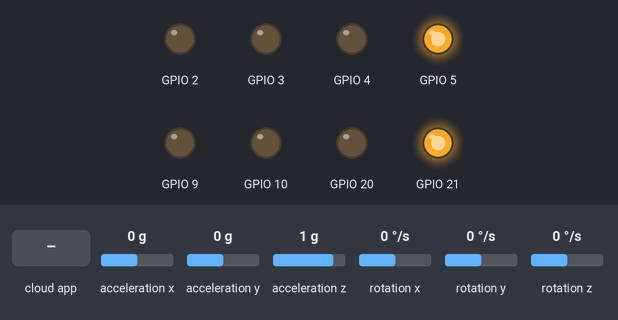
A program run on a simulated ESP32-C3. On the bench: output pins drawn as LEDs (lit = HIGH). Wiring (inferred from the names in the program): MPU-6050 motion sensor at I2C address 0x68. Inputs (shaded band) come from the test bench; at power-on: acceleration z 1 g, rotation z 0 °/s, acceleration x 0 g, acceleration y 0 g, rotation x 0 °/s, rotation y 0 °/s. The RemoteXY app is connected.

Above: at 2.4 s.
2.5 s: the phone or cloud app sets jx1 to 100
At 3.23 s:
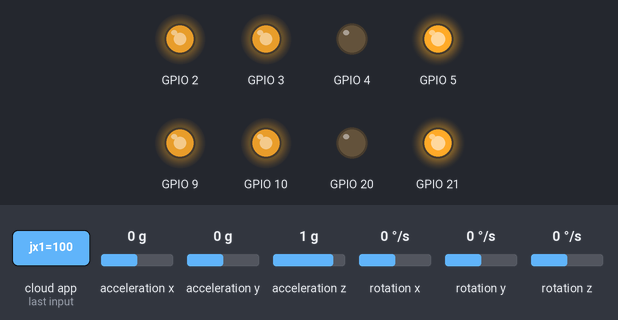
5.5 s: acceleration z set to 0 g
8.5 s: the phone or cloud app sets jx2 to 100
At 9.42 s:
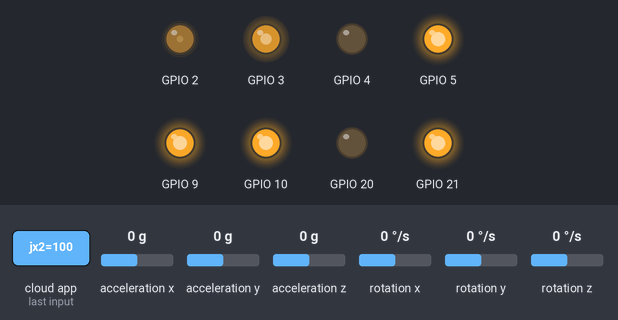
11.5 s: the phone or cloud app sets jy1 to 100
14.5 s: the phone or cloud app sets jy2 to 100
At 16.57 s:
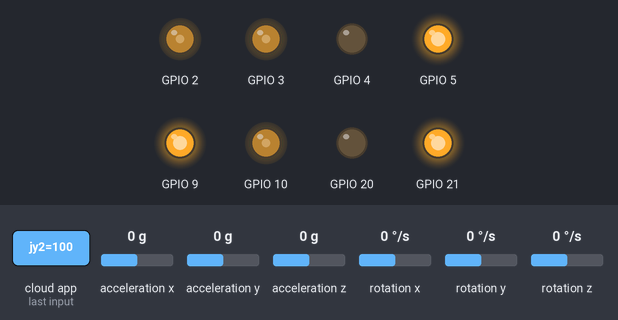
17.5 s: rotation z set to 192 °/s
At 19.94 s:
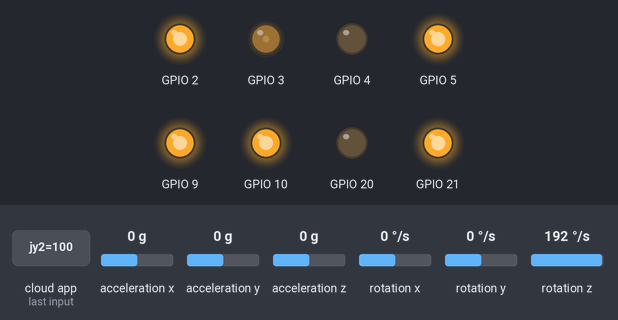
Timing chart, 0 to 23.4 s (numbered marks = the images above; inputs shaded):
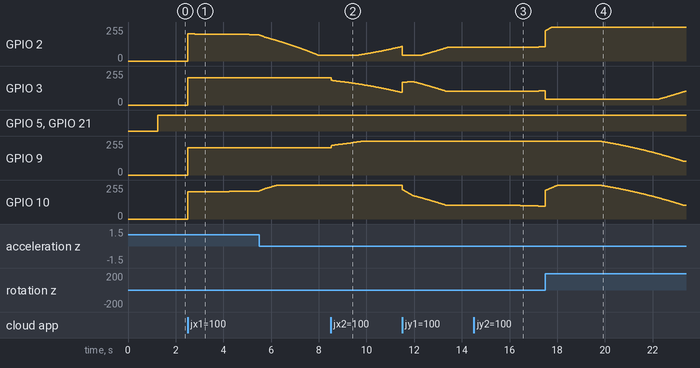

Measured:
- after the input at 2.5 s, GPIO 2: 0/255 → 203/255 at once, → 202/255 0.28 s later, → 201/255 0.67 s later, → 200/255 0.59 s later, … (6 changes in this stretch); GPIO 3: 0/255 → 204/255 at once; GPIO 9: 0/255 → 203/255 at once; GPIO 10: moves from 0/255 to 209/255 over 2.7 s, starting at once
- after the input at 8.5 s, GPIO 2: moves from 43/255 to 109/255 over 1.9 s, starting after 1.1 s; GPIO 3: moves from 204/255 to 94/255 over 3.0 s, starting at once
- after the input at 14.5 s, GPIO 2, GPIO 3: moves from 102/255 to 108/255 over 0.69 s, starting after 2.3 s; GPIO 10: moves from 102/255 to 95/255 over 0.96 s, starting after 2.0 s
- after the input at 17.5 s, GPIO 9: moves from 254/255 to 102/255 over 3.5 s, starting after 2.3 s

The program:

main.cpp
```cpp
#include <Arduino.h>

#include <Wire.h>
#define REMOTEXY_MODE__ESP32CORE_BLE


#include <motor_TB.h>
c_motor_TB motor1,motor2,motor3,motor4;
#include <BLEDevice.h>
// RemoteXY connection settings
#define REMOTEXY_BLUETOOTH_NAME "RemoteXY"


#include <RemoteXY.h>

// RemoteXY GUI configuration
#pragma pack(push, 1)
uint8_t RemoteXY_CONF[] =   // 38 bytes
  { 255,4,0,0,0,31,0,19,0,0,0,0,31,1,106,200,1,1,2,0,
  5,23,10,60,60,32,2,6,31,5,24,128,60,60,32,2,26,31 };

// this structure defines all the variables and events of your control interface
struct {

    // input variables
  int8_t jx1; // from -100 to 100
  int8_t jy1; // from -100 to 100
  int8_t jx2; // from -100 to 100
  int8_t jy2; // from -100 to 100

    // other variable
  uint8_t connect_flag;  // =1 if wire connected, else =0

} RemoteXY;
#pragma pack(pop)


// IMU calibration values - UPDATE THESE WITH YOUR CALIBRATED VALUES
volatile float RatePitch, RateRoll, RateYaw;
float RateCalibrationPitch = -0.04;   // UPDATE WITH YOUR VALUES
float RateCalibrationRoll = 0.02;     // UPDATE WITH YOUR VALUES
float RateCalibrationYaw = 0.02;      // UPDATE WITH YOUR VALUES
float AccXCalibration = 0.01;         // UPDATE WITH YOUR VALUES
float AccYCalibration = -0.01;        // UPDATE WITH YOUR VALUES
float AccZCalibration = -0.00;        // UPDATE WITH YOUR VALUES

// PID tuning parameters
int ESCfreq = 500;
float PAngleRoll = 2;
float PAnglePitch = PAngleRoll;
float IAngleRoll = 0.5;
float IAnglePitch = IAngleRoll;
float DAngleRoll = 0.007;
float DAnglePitch = DAngleRoll;

float PRateRoll = 0.625;
float IRateRoll = 2.1;
float DRateRoll = 0.0088;
float PRatePitch = PRateRoll;
float IRatePitch = IRateRoll;
float DRatePitch = DRateRoll;
float PRateYaw = 4;
float IRateYaw = 3;
float DRateYaw = 0;

// Timing control
uint32_t LoopTimer;
float t = 0.004;  // time cycle (250Hz)


/*const int mot1_pin = 13;
const int mot2_pin = 12;
const int mot3_pin = 14;
const int mot4_pin = 27;*/

// RC receiver variables
volatile uint32_t current_time;
volatile uint32_t last_channel_1 = 0;
volatile uint32_t last_channel_2 = 0;
volatile uint32_t last_channel_3 = 0;
volatile uint32_t last_channel_4 = 0;
volatile uint32_t last_channel_5 = 0;
volatile uint32_t last_channel_6 = 0;
volatile uint32_t timer_1;
volatile uint32_t timer_2;
volatile uint32_t timer_3;
volatile uint32_t timer_4;
volatile uint32_t timer_5;
volatile uint32_t timer_6;
volatile int ReceiverValue[6];


// PID variables
volatile float PtermRoll, ItermRoll, DtermRoll, PIDOutputRoll;
volatile float PtermPitch, ItermPitch, DtermPitch, PIDOutputPitch;
volatile float PtermYaw, ItermYaw, DtermYaw, PIDOutputYaw;
volatile float KalmanGainPitch, KalmanGainRoll;

int ThrottleIdle = 1170;
int ThrottleCutOff = 1000;

volatile float DesiredRateRoll, DesiredRatePitch, DesiredRateYaw;
volatile float ErrorRateRoll, ErrorRatePitch, ErrorRateYaw;
volatile float InputRoll, InputThrottle, InputPitch, InputYaw;
volatile float PrevErrorRateRoll, PrevErrorRatePitch, PrevErrorRateYaw;
volatile float PrevItermRateRoll, PrevItermRatePitch, PrevItermRateYaw;
volatile float PIDReturn[] = {0, 0, 0};

// Kalman filter variables
volatile float AccX, AccY, AccZ;
volatile float AngleRoll, AnglePitch;
volatile float KalmanAngleRoll = 0, KalmanUncertaintyAngleRoll = 2 * 2;
volatile float KalmanAnglePitch = 0, KalmanUncertaintyAnglePitch = 2 * 2;
volatile float Kalman1DOutput[] = {0, 0};
volatile float DesiredAngleRoll, DesiredAnglePitch;
volatile float ErrorAngleRoll, ErrorAnglePitch;
volatile float PrevErrorAngleRoll, PrevErrorAnglePitch;
volatile float PrevItermAngleRoll, PrevItermAnglePitch;

// Complementary filter variables
float complementaryAngleRoll = 0.0f;
float complementaryAnglePitch = 0.0f;

// Motor output variables
volatile float MotorInput1, MotorInput2, MotorInput3, MotorInput4;

// Kalman function for control position and shit idk read the wiki
void kalman_1d(float KalmanState, float KalmanUncertainty, float KalmanInput, float KalmanMeasurement) {
  KalmanState = KalmanState + (t * KalmanInput);
  KalmanUncertainty = KalmanUncertainty + (t * t * 4 * 4); // here 4 is the variance of IMU i.e 4 deg/s
  float KalmanGain = KalmanUncertainty * 1 / (1 * KalmanUncertainty + 3 * 3); // std deviation of error is 3 deg
  KalmanState = KalmanState + KalmanGain * (KalmanMeasurement - KalmanState);
  KalmanUncertainty = (1 - KalmanGain) * KalmanUncertainty;
  Kalman1DOutput[0] = KalmanState;
  Kalman1DOutput[1] = KalmanUncertainty;
}
//what rear IMU signals
void gyro_signals(void) {
  Wire.beginTransmission(0x68);
  Wire.write(0x1A);
  Wire.write(0x03);
  Wire.endTransmission();

  Wire.beginTransmission(0x68);
  Wire.write(0x1C);
  Wire.write(0x10);
  Wire.endTransmission();

  Wire.beginTransmission(0x68);
  Wire.write(0x3B);
  Wire.endTransmission();

  Wire.requestFrom(0x68, 6);
  int16_t AccXLSB = Wire.read() << 8 | Wire.read();
  int16_t AccYLSB = Wire.read() << 8 | Wire.read();
  int16_t AccZLSB = Wire.read() << 8 | Wire.read();

  Wire.beginTransmission(0x68);
  Wire.write(0x1B);
  Wire.write(0x8);
  Wire.endTransmission();

  Wire.beginTransmission(0x68);
  Wire.write(0x43);
  Wire.endTransmission();

  Wire.requestFrom(0x68, 6);
  int16_t GyroX = Wire.read() << 8 | Wire.read();
  int16_t GyroY = Wire.read() << 8 | Wire.read();
  int16_t GyroZ = Wire.read() << 8 | Wire.read();

  RateRoll = (float)GyroX / 65.5;
  RatePitch = (float)GyroY / 65.5;
  RateYaw = (float)GyroZ / 65.5;

  AccX = (float)AccXLSB / 4096;
  AccY = (float)AccYLSB / 4096;
  AccZ = (float)AccZLSB / 4096;

  AngleRoll = atan(AccY / sqrt(AccX * AccX + AccZ * AccZ)) * 57.29;
  AnglePitch = -atan(AccX / sqrt(AccY * AccY + AccZ * AccZ)) * 57.29;
}
//PID
void pid_equation(float Error, float P, float I, float D, float PrevError, float PrevIterm) {
  float Pterm = P * Error;
  float Iterm = PrevIterm + (I * (Error + PrevError) * (t / 2));

  if (Iterm > 400) {
    Iterm = 400;
  } else if (Iterm < -400) {
    Iterm = -400;
  }

  float Dterm = D * ((Error - PrevError) / t);
  float PIDOutput = Pterm + Iterm + Dterm;

  if (PIDOutput > 400) {
    PIDOutput = 400;
  } else if (PIDOutput < -400) {
    PIDOutput = -400;
  }

  PIDReturn[0] = PIDOutput;
  PIDReturn[1] = Error;
  PIDReturn[2] = Iterm;
}
void setup(){
  RemoteXY_Init ();

  Wire.setClock(400000);
  Wire.begin();
  delay(250);

  // MPU6050 initialization
  Wire.beginTransmission(0x68);
  Wire.write(0x6B);
  Wire.write(0x00);
  Wire.endTransmission();

  // PWM initialization for ESCs


  delay(1000);
  /// settting motors and shit type shii
  motor1.setPins(21,20,10,1);
  motor2.setPins(21,20,9,1);
  motor3.setPins(4,5,2,0);
  motor4.setPins(4,5,3,0);


  // Initialize loop timer
  LoopTimer = micros();
}
void loop(void) {
  RemoteXY_Handler ();
  ReceiverValue[0] = map(RemoteXY.jy2 /*roll*/, -100, 100, 1000, 2000);    // Roll
  ReceiverValue[1] = map(RemoteXY.jx2/*pitch*/, -100, 100, 1000, 2000);   // Pitch
  ReceiverValue[2] = map(RemoteXY.jx1/*throttle*/, 0, 100, 1000, 2000);   // Throttle
  ReceiverValue[3] = map(RemoteXY.jy1/*yaw*/, -100, 100, 1000, 2000);     // Yaw

  // Read IMU data
  Wire.beginTransmission(0x68);
  Wire.write(0x1A);
  Wire.write(0x05);
  Wire.endTransmission();

  Wire.beginTransmission(0x68);
  Wire.write(0x1C);
  Wire.write(0x10);
  Wire.endTransmission();

  Wire.beginTransmission(0x68);
  Wire.write(0x3B);
  Wire.endTransmission();

  Wire.requestFrom(0x68, 6);
  int16_t AccXLSB = Wire.read() << 8 | Wire.read();
  int16_t AccYLSB = Wire.read() << 8 | Wire.read();
  int16_t AccZLSB = Wire.read() << 8 | Wire.read();

  Wire.beginTransmission(0x68);
  Wire.write(0x1B);
  Wire.write(0x8);
  Wire.endTransmission();

  Wire.beginTransmission(0x68);
  Wire.write(0x43);
  Wire.endTransmission();

  Wire.requestFrom(0x68, 6);
  int16_t GyroX = Wire.read() << 8 | Wire.read();
  int16_t GyroY = Wire.read() << 8 | Wire.read();
  int16_t GyroZ = Wire.read() << 8 | Wire.read();

  RateRoll = (float)GyroX / 65.5;
  RatePitch = (float)GyroY / 65.5;
  RateYaw = (float)GyroZ / 65.5;

  AccX = (float)AccXLSB / 4096;
  AccY = (float)AccYLSB / 4096;
  AccZ = (float)AccZLSB / 4096;

  // Apply calibration
  RateRoll -= RateCalibrationRoll;
  RatePitch -= RateCalibrationPitch;
  RateYaw -= RateCalibrationYaw;

  AccX -= AccXCalibration;
  AccY -= AccYCalibration;
  AccZ -= AccZCalibration;

  // Calculate angles from accelerometer
  AngleRoll = atan(AccY / sqrt(AccX * AccX + AccZ * AccZ)) * 57.29;
  AnglePitch = -atan(AccX / sqrt(AccY * AccY + AccZ * AccZ)) * 57.29;

  // Apply complementary filter
  complementaryAngleRoll = 0.991 * (complementaryAngleRoll + RateRoll * t) + 0.009 * AngleRoll;
  complementaryAnglePitch = 0.991 * (complementaryAnglePitch + RatePitch * t) + 0.009 * AnglePitch;

  // Clamp angles to ±20 degrees
  complementaryAngleRoll = (complementaryAngleRoll > 20) ? 20 : ((complementaryAngleRoll < -20) ? -20 : complementaryAngleRoll);
  complementaryAnglePitch = (complementaryAnglePitch > 20) ? 20 : ((complementaryAnglePitch < -20) ? -20 : complementaryAnglePitch);

  // Convert RC inputs to desired angles/rates
  DesiredAngleRoll = 0.1 * (ReceiverValue[0] - 1500);
  DesiredAnglePitch = 0.1 * (ReceiverValue[1] - 1500);
  InputThrottle = ReceiverValue[2];
  DesiredRateYaw = 0.15 * (ReceiverValue[3] - 1500);

  // Angle PID for Roll
  ErrorAngleRoll = DesiredAngleRoll - complementaryAngleRoll;
  PtermRoll = PAngleRoll * ErrorAngleRoll;
  ItermRoll = PrevItermAngleRoll + (IAngleRoll * (ErrorAngleRoll + PrevErrorAngleRoll) * (t / 2));
  ItermRoll = (ItermRoll > 400) ? 400 : ((ItermRoll < -400) ? -400 : ItermRoll);
  DtermRoll = DAngleRoll * ((ErrorAngleRoll - PrevErrorAngleRoll) / t);
  PIDOutputRoll = PtermRoll + ItermRoll + DtermRoll;
  PIDOutputRoll = (PIDOutputRoll > 400) ? 400 : ((PIDOutputRoll < -400) ? -400 : PIDOutputRoll);
  DesiredRateRoll = PIDOutputRoll;
  PrevErrorAngleRoll = ErrorAngleRoll;
  PrevItermAngleRoll = ItermRoll;

  // Angle PID for Pitch
  ErrorAnglePitch = DesiredAnglePitch - complementaryAnglePitch;
  PtermPitch = PAnglePitch * ErrorAnglePitch;
  ItermPitch = PrevItermAnglePitch + (IAnglePitch * (ErrorAnglePitch + PrevErrorAnglePitch) * (t / 2));
  ItermPitch = (ItermPitch > 400) ? 400 : ((ItermPitch < -400) ? -400 : ItermPitch);
  DtermPitch = DAnglePitch * ((ErrorAnglePitch - PrevErrorAnglePitch) / t);
  PIDOutputPitch = PtermPitch + ItermPitch + DtermPitch;
  PIDOutputPitch = (PIDOutputPitch > 400) ? 400 : ((PIDOutputPitch < -400) ? -400 : PIDOutputPitch);
  DesiredRatePitch = PIDOutputPitch;
  PrevErrorAnglePitch = ErrorAnglePitch;
  PrevItermAnglePitch = ItermPitch;

  // Rate PID for Roll
  ErrorRateRoll = DesiredRateRoll - RateRoll;
  PtermRoll = PRateRoll * ErrorRateRoll;
  ItermRoll = PrevItermRateRoll + (IRateRoll * (ErrorRateRoll + PrevErrorRateRoll) * (t / 2));
  ItermRoll = (ItermRoll > 400) ? 400 : ((ItermRoll < -400) ? -400 : ItermRoll);
  DtermRoll = DRateRoll * ((ErrorRateRoll - PrevErrorRateRoll) / t);
  PIDOutputRoll = PtermRoll + ItermRoll + DtermRoll;
  PIDOutputRoll = (PIDOutputRoll > 400) ? 400 : ((PIDOutputRoll < -400) ? -400 : PIDOutputRoll);
  InputRoll = PIDOutputRoll;
  PrevErrorRateRoll = ErrorRateRoll;
  PrevItermRateRoll = ItermRoll;

  // Rate PID for Pitch
  ErrorRatePitch = DesiredRatePitch - RatePitch;
  PtermPitch = PRatePitch * ErrorRatePitch;
  ItermPitch = PrevItermRatePitch + (IRatePitch * (ErrorRatePitch + PrevErrorRatePitch) * (t / 2));
  ItermPitch = (ItermPitch > 400) ? 400 : ((ItermPitch < -400) ? -400 : ItermPitch);
  DtermPitch = DRatePitch * ((ErrorRatePitch - PrevErrorRatePitch) / t);
  PIDOutputPitch = PtermPitch + ItermPitch + DtermPitch;
  PIDOutputPitch = (PIDOutputPitch > 400) ? 400 : ((PIDOutputPitch < -400) ? -400 : PIDOutputPitch);
  InputPitch = PIDOutputPitch;
  PrevErrorRatePitch = ErrorRatePitch;
  PrevItermRatePitch = ItermPitch;

  // Rate PID for Yaw
  ErrorRateYaw = DesiredRateYaw - RateYaw;
  PtermYaw = PRateYaw * ErrorRateYaw;
  ItermYaw = PrevItermRateYaw + (IRateYaw * (ErrorRateYaw + PrevErrorRateYaw) * (t / 2));
  ItermYaw = (ItermYaw > 400) ? 400 : ((ItermYaw < -400) ? -400 : ItermYaw);
  DtermYaw = DRateYaw * ((ErrorRateYaw - PrevErrorRateYaw) / t);
  PIDOutputYaw = PtermYaw + ItermYaw + DtermYaw;
  PIDOutputYaw = (PIDOutputYaw > 400) ? 400 : ((PIDOutputYaw < -400) ? -400 : PIDOutputYaw);
  InputYaw = PIDOutputYaw;
  PrevErrorRateYaw = ErrorRateYaw;
  PrevItermRateYaw = ItermYaw;

  // Throttle limit
  if (InputThrottle > 1800) {
    InputThrottle = 1800;
  }

  // Motor mixing (quadcopter X configuration)
  MotorInput1 = (InputThrottle - InputRoll - InputPitch - InputYaw); // front right - counter clockwise
  MotorInput2 = (InputThrottle - InputRoll + InputPitch + InputYaw); // rear right - clockwise
  MotorInput3 = (InputThrottle + InputRoll + InputPitch - InputYaw); // rear left - counter clockwise
  MotorInput4 = (InputThrottle + InputRoll - InputPitch + InputYaw); // front left - clockwise

  // Motor output limits
  if (MotorInput1 > 2000) MotorInput1 = 1999;
  if (MotorInput2 > 2000) MotorInput2 = 1999;
  if (MotorInput3 > 2000) MotorInput3 = 1999;
  if (MotorInput4 > 2000) MotorInput4 = 1999;

  // Motor idle speed
  if (MotorInput1 < ThrottleIdle) MotorInput1 = ThrottleIdle;
  if (MotorInput2 < ThrottleIdle) MotorInput2 = ThrottleIdle;
  if (MotorInput3 < ThrottleIdle) MotorInput3 = ThrottleIdle;
  if (MotorInput4 < ThrottleIdle) MotorInput4 = ThrottleIdle;

  // Disarm motors if throttle is too low
  if (ReceiverValue[2] < 1030) {
    MotorInput1 = ThrottleCutOff;
    MotorInput2 = ThrottleCutOff;
    MotorInput3 = ThrottleCutOff;
    MotorInput4 = ThrottleCutOff;

    // Reset PID integrals
    PrevErrorRateRoll = 0; PrevErrorRatePitch = 0; PrevErrorRateYaw = 0;
    PrevItermRateRoll = 0; PrevItermRatePitch = 0; PrevItermRateYaw = 0;
    PrevErrorAngleRoll = 0; PrevErrorAnglePitch = 0;
    PrevItermAngleRoll = 0; PrevItermAnglePitch = 0;
  }

  MotorInput1=map(MotorInput1,1000,2000,0,255);
  MotorInput2=map(MotorInput2,1000,2000,0,255);
  MotorInput3=map(MotorInput3,1000,2000,0,255);
  MotorInput4=map(MotorInput4,1000,2000,0,255);
  motor1.motor_speed(MotorInput1);
  motor2.motor_speed(MotorInput2);
  motor3.motor_speed(MotorInput3);
  motor4.motor_speed(MotorInput4);
  /* motors order so i don't fuck it up

  Motor 1: Front Right → Counter-Clockwise (CCW)

Motor 2: Rear Right → Clockwise (CW)

Motor 3: Rear Left → Counter-Clockwise (CCW)

Motor 4: Front Left → Clockwise (CW)
*/

  //mot1.writeMicroseconds(MotorInput1);
  //mot2.writeMicroseconds(MotorInput2);
  //mot3.writeMicroseconds(MotorInput3);
  //mot4.writeMicroseconds(MotorInput4); yeah not happenning son

  // Maintain loop timing
  while (micros() - LoopTimer < (t * 1000000)) {
    // Wait for next cycle
  }
  LoopTimer = micros();
}
```
